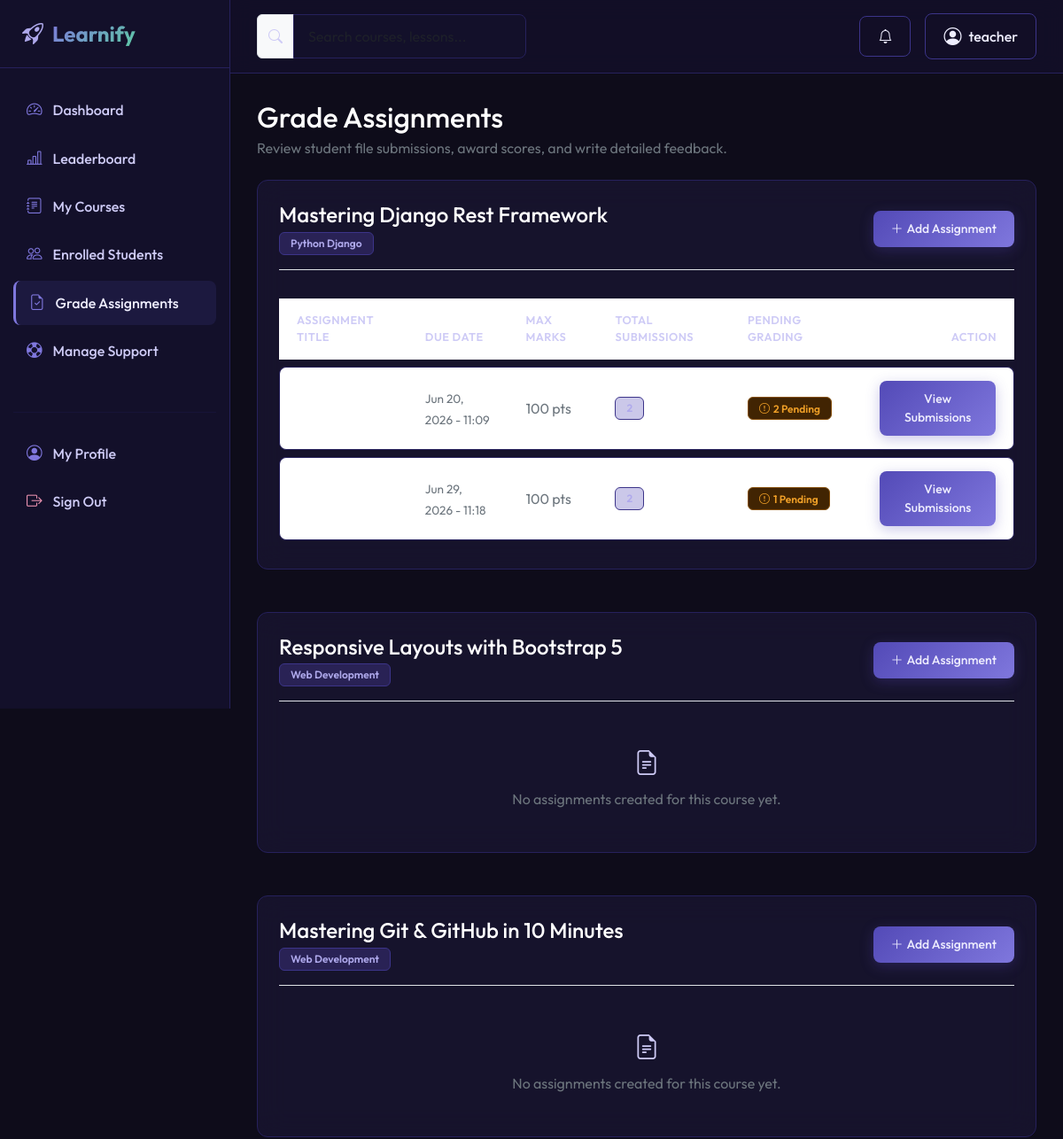
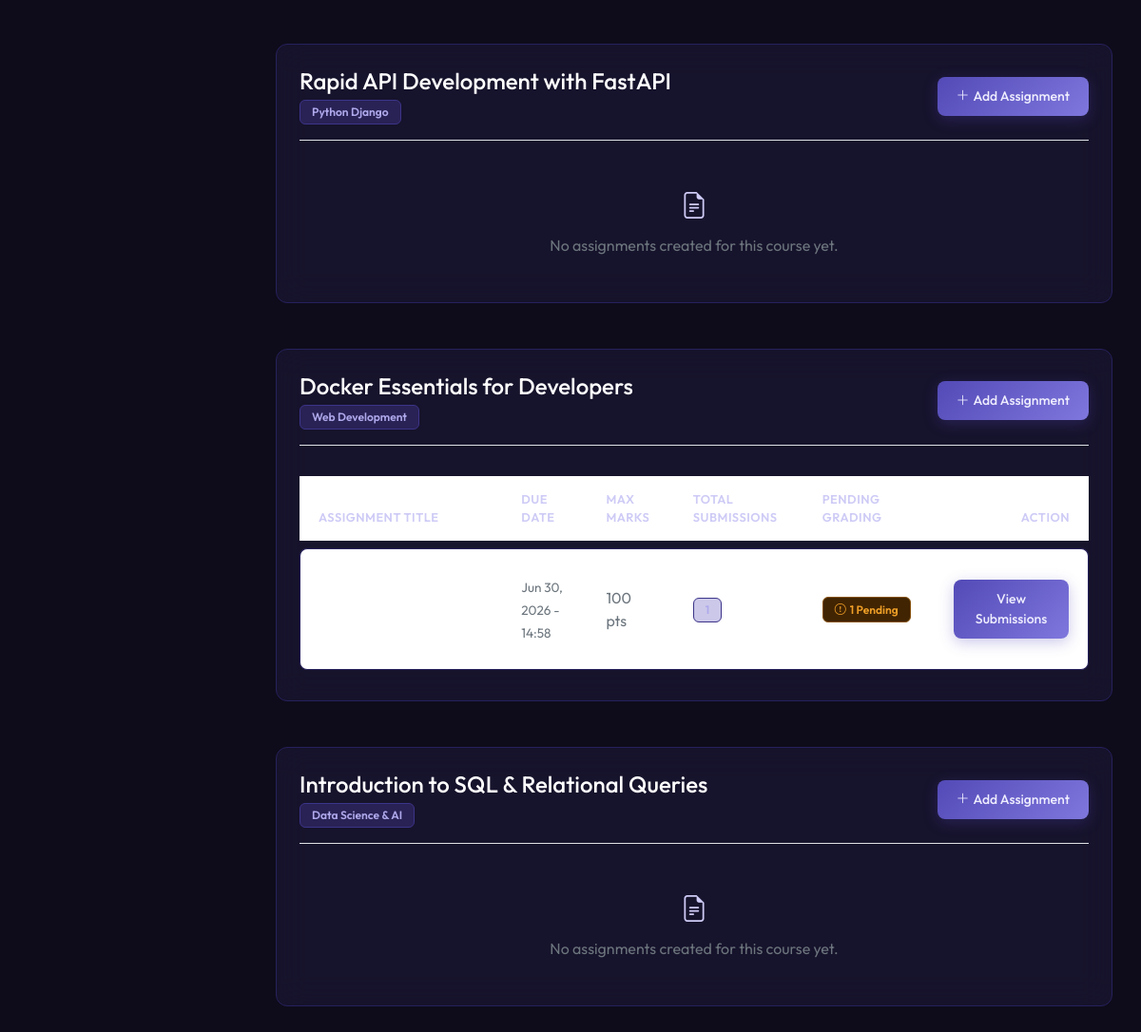
Screenshot of /assignments/instructor/assignments/ (signed in) with the database file from the repository (2 pictures, top to bottom).
### apps/accounts/models.py (models this page shows, shortened)
class User(AbstractUser):
    ROLE_CHOICES = (
        ('student', 'Student'),
        ('instructor', 'Instructor'),
        ('admin', 'Admin'),
    )
    role = models.CharField(max_length=15, choices=ROLE_CHOICES, default='student')
    profile_picture = models.ImageField(upload_to='profile_pictures/', blank=True, null=True)
    bio = models.TextField(blank=True, null=True)

### apps/courses/models.py (models this page shows, shortened)
class Course(models.Model):
    title = models.CharField(max_length=200)
    slug = models.SlugField(max_length=250, unique=True, blank=True)
    description = models.TextField()
    category = models.ForeignKey(CourseCategory, on_delete=models.SET_NULL, null=True, blank=True, related_name='courses')
    thumbnail = models.ImageField(upload_to='courses/thumbnails/', blank=True, null=True)
    instructor = models.ForeignKey('accounts.Instructor', on_delete=models.CASCADE, related_name='courses')
    created_at = models.DateTimeField(auto_now_add=True)
    updated_at = models.DateTimeField(auto_now=True)
    is_published = models.BooleanField(default=False)

class CourseCategory(models.Model):
    name = models.CharField(max_length=100, unique=True)
    slug = models.SlugField(max_length=120, unique=True, blank=True)
    description = models.TextField(blank=True)
    icon = models.CharField(max_length=50, default='bi-book', help_text='Bootstrap icons class name like bi-code-slash')
    class Meta:
        verbose_name_plural = "Course Categories"

### apps/assignments/models.py (models this page shows, shortened)
class Assignment(models.Model):
    course = models.ForeignKey('courses.Course', on_delete=models.CASCADE, related_name='assignments')
    title = models.CharField(max_length=200)
    description = models.TextField()
    due_date = models.DateTimeField()
    max_marks = models.PositiveIntegerField(default=100)
    attachment = models.FileField(upload_to='assignments/files/', blank=True, null=True)
    created_at = models.DateTimeField(auto_now_add=True)
    @property
    def pending_submissions_count(self):
        return self.submissions.filter(status='submitted').count()

### apps/assignments/views.py (the view)
# urls.py: path('instructor/assignments/', views.instructor_assignments_list, name='instructor_assignments'),
@login_required
def instructor_assignments_list(request):
    user = request.user
    if not ((user.role == 'instructor' and user.instructor_profile.is_approved) or user.is_superuser):
        messages.error(request, "Unauthorized access.")
        return redirect('dashboard')
    instructor = user.instructor_profile
    courses = Course.objects.filter(instructor=instructor).prefetch_related('assignments__submissions')
    return render(request, 'assignments/instructor_assignments_list.html', {
        'courses': courses
    })

### apps/notifications/context_processors.py (called while the page is built)
def unread_notifications(request):
    if request.user.is_authenticated:
        unread = Notification.objects.filter(user=request.user, is_read=False)
        return {
            'unread_notifications': unread,
            'unread_notifications_count': unread.count()
        }
    return {
        'unread_notifications': [],
        'unread_notifications_count': 0
    }

### templates/assignments/instructor_assignments_list.html (shortened to what this page needs)
{% extends 'base.html' %}
{% block content %}
<div class="container-fluid px-0">
    <div class="d-flex align-items-center justify-content-between mb-4">
        <div>
            <h2 class="text-white mb-1">Grade Assignments</h2>
            <p class="text-secondary mb-0">Review student file submissions, award scores, and write detailed feedback.</p>
        </div>
    </div>
    {% if courses %}
        <div class="d-flex flex-column gap-5">
            {% for course in courses %}
                <div class="card glass-card p-4">
                    <div class="d-flex align-items-center justify-content-between mb-4 border-bottom border-default pb-3">
                        <div>
                            <h4 class="text-white mb-1">{{ course.title }}</h4>
                            <span class="badge badge-custom badge-purple">{{ course.category.name }}</span>
                        </div>
                        <a href="{% url 'assignments:assignment_create' course.id %}" class="btn btn-premium btn-sm">
                            <i class="bi bi-plus-lg me-1"></i>Add Assignment
                        </a>
                    </div>
                    {% if course.assignments.all %}
                        <div class="table-responsive">
                            <table class="table table-premium align-middle mb-0">
                                <thead>
                                    <tr>
                                        <th>Assignment Title</th>
                                        <th>Due Date</th>
                                        <th>Max Marks</th>
                                        <th>Total Submissions</th>
                                        <th>Pending Grading</th>
                                        <th class="text-end">Action</th>
                                    </tr>
                                </thead>
                                <tbody>
                                    {% for assignment in course.assignments.all %}
                                        <tr>
                                            <td>
                                                <span class="fw-bold text-white">{{ assignment.title }}</span>
                                            </td>
                                            <td>
                                                <span class="text-secondary" style="font-size: 0.85rem;">{{ assignment.due_date|date:"M d, Y - H:i" }}</span>
                                            </td>
                                            <td>
                                                <span class="text-secondary">{{ assignment.max_marks }} pts</span>
                                            </td>
                                            <td>
                                                <span class="badge badge-custom badge-purple">{{ assignment.submissions.count }}</span>
                                            </td>
                                            <td>
                                                {% if assignment.pending_submissions_count > 0 %}
                                                    <span class="badge badge-custom badge-amber"><i class="bi bi-exclamation-circle me-1"></i>{{ assignment.pending_submissions_count }} Pending</span>
                                                {% else %}
                                                    <span class="badge badge-custom badge-teal"><i class="bi bi-check-circle me-1"></i>All Graded</span>
                                                {% endif %}
                                            </td>
                                            <td class="text-end">
                                                <a href="{% url 'assignments:assignment_submissions' assignment.id %}" class="btn btn-premium btn-sm">
                                                    View Submissions
                                                </a>
                                            </td>
                                        </tr>
                                    {% endfor %}
                                </tbody>
                            </table>
                        </div>
                    {% else %}
                        <div class="text-center py-4 text-secondary">
                            <i class="bi bi-file-earmark-text fs-3 d-block mb-2 text-muted"></i>
                            <span>No assignments created for this course yet.</span>
                        </div>
                    {% endif %}
                </div>
            {% endfor %}
        </div>
    {% endif %}
</div>
{% endblock %}

### templates/navbar.html (shortened to what this page needs)
{% load static %}
<header class="top-navbar d-flex align-items-center justify-content-between">
    <div class="d-flex align-items-center gap-3">
        <form class="d-none d-md-flex align-items-center" action="{% url 'courses:course_list' %}" method="get">
            <div class="input-group">
                <span class="input-group-text bg-sidebar border-default text-muted">
                    <i class="bi bi-search"></i>
                </span>
                <input type="text" name="search" class="form-control bg-sidebar border-default text-primary" placeholder="Search courses, lessons..." value="{{ request.GET.search|default:'' }}">
            </div>
        </form>
    </div>
    <div class="d-flex align-items-center gap-3">
        {% if user.is_authenticated %}
            <div class="dropdown">
                <button class="btn btn-outline-premium position-relative" type="button" id="notifDropdown" data-bs-toggle="dropdown" aria-expanded="false">
                    <i class="bi bi-bell"></i>
                </button>
            </div>
            <div class="dropdown">
                <button class="btn btn-outline-premium d-flex align-items-center gap-2" type="button" id="profileDropdown" data-bs-toggle="dropdown" aria-expanded="false">
                    {% if user.profile_picture %}
                        <img src="{{ user.profile_picture.url }}" alt="Profile" class="rounded-circle" style="width: 28px; height: 28px; object-fit: cover;">
                    {% else %}
                        <i class="bi bi-person-circle fs-5"></i>
                    {% endif %}
                    <span class="d-none d-sm-inline">{{ user.username }}</span>
                </button>
            </div>
        {% else %}
            <a href="{% url 'accounts:login' %}" class="btn btn-outline-premium">Sign In</a>
            <a href="{% url 'accounts:register' %}" class="btn btn-premium">Get Started</a>
        {% endif %}
    </div>
</header>

### static/css/style.css (style rules this page uses)
:root { --bg-page: #0e0c1a; --bg-sidebar: #13102a; --bg-card: #1c1836; --border-default: #26215c; --border-strong: #3c3489; --text-primary: #eeedfe; --text-secondary: #cecbf6; --text-muted: #534ab7; --purple-main: #534ab7; --purple-accent: #7f77dd; --purple-soft: #afa9ec; --teal-bg: #04342c; --teal-border: #0f6e56; --teal-main: #5dcaa5; --teal-light: #9fe1cb; --amber-bg: #412402; --amber-border: #854f0b; --amber-main: #ef9f27; --amber-light: #fac775; --pink-bg: #4b1528; --pink-border: #993556; --pink-main: #ed93b1; --pink-light: #f4c0d1; --transition-speed: 0.3s; }
body { background-color: var(--bg-page); color: var(--text-primary); font-family: 'Outfit', sans-serif; overflow-x: hidden; }
a { color: var(--purple-soft); text-decoration: none; transition: color var(--transition-speed) ease; }
.top-navbar { background: rgba(19, 16, 42, 0.85); backdrop-filter: blur(12px); -webkit-backdrop-filter: blur(12px); border-bottom: 1px solid var(--border-default); position: sticky; top: 0; z-index: 998; padding: 15px 30px; }
.glass-card { background: rgba(28, 24, 54, 0.65); backdrop-filter: blur(16px); -webkit-backdrop-filter: blur(16px); border: 1px solid var(--border-default); border-radius: 12px; color: var(--text-primary); transition: transform var(--transition-speed) ease, border-color var(--transition-speed) ease, box-shadow var(--transition-speed) ease; }
.badge-amber { background-color: var(--amber-bg); color: var(--amber-main); border: 1px solid var(--amber-border); }
.badge-purple { background-color: rgba(83, 74, 183, 0.3); color: var(--purple-soft); border: 1px solid var(--border-strong); }
.btn-premium { background: linear-gradient(135deg, var(--purple-main), var(--purple-accent)); border: none; color: var(--text-primary); font-weight: 500; padding: 10px 20px; border-radius: 8px; box-shadow: 0 4px 15px rgba(83, 74, 183, 0.3); transition: all var(--transition-speed) ease; }
.btn-outline-premium { background: transparent; border: 1px solid var(--border-strong); color: var(--text-primary); font-weight: 500; padding: 10px 20px; border-radius: 8px; transition: all var(--transition-speed) ease; }
.form-control, .form-select { background-color: #13102a; border: 1px solid var(--border-default); color: var(--text-primary); border-radius: 8px; padding: 12px 16px; transition: border-color var(--transition-speed) ease, box-shadow var(--transition-speed) ease; }
.table-premium { color: var(--text-primary); border-collapse: separate; border-spacing: 0 8px; }
.table-premium th { border: none; color: var(--text-secondary); font-weight: 600; text-transform: uppercase; font-size: 0.8rem; letter-spacing: 0.5px; padding: 15px 20px; }
.table-premium tbody tr { background: rgba(28, 24, 54, 0.5); border: 1px solid var(--border-default); transition: all var(--transition-speed) ease; }
.table-premium tbody td { padding: 15px 20px; border-top: 1px solid var(--border-default); border-bottom: 1px solid var(--border-default); }
.table-premium tbody td:first-child { border-left: 1px solid var(--border-default); border-radius: 8px 0 0 8px; }
.table-premium tbody td:last-child { border-right: 1px solid var(--border-default); border-radius: 0 8px 8px 0; }
.badge-custom { padding: 6px 12px; font-weight: 600; border-radius: 6px; font-size: 0.75rem; }
.text-muted { color: var(--text-secondary) !important; }

### rows the page displays
User: username "teacher"
Course: title "Mastering Django Rest Framework", category.name "Python Django"
Assignment: due_date "Jun 20, 2026 - 11:09", max_marks "100", submissions.count "2", pending_submissions_count "2"
Assignment: due_date "Jun 29, 2026 - 11:18", max_marks "100", submissions.count "2", pending_submissions_count "1"
Course: title "Responsive Layouts with Bootstrap 5", category.name "Web Development", shows "No assignments created for this course yet."
Course: title "Mastering Git & GitHub in 10 Minutes", category.name "Web Development", shows "No assignments created for this course yet."
Course: title "Rapid API Development with FastAPI", category.name "Python Django", shows "No assignments created for this course yet."
Course: title "Docker Essentials for Developers", category.name "Web Development"
Assignment: due_date "Jun 30, 2026 - 14:58", max_marks "100", submissions.count "1", pending_submissions_count "1"
Course: title "Introduction to SQL & Relational Queries", category.name "Data Science & AI", shows "No assignments created for this course yet."
